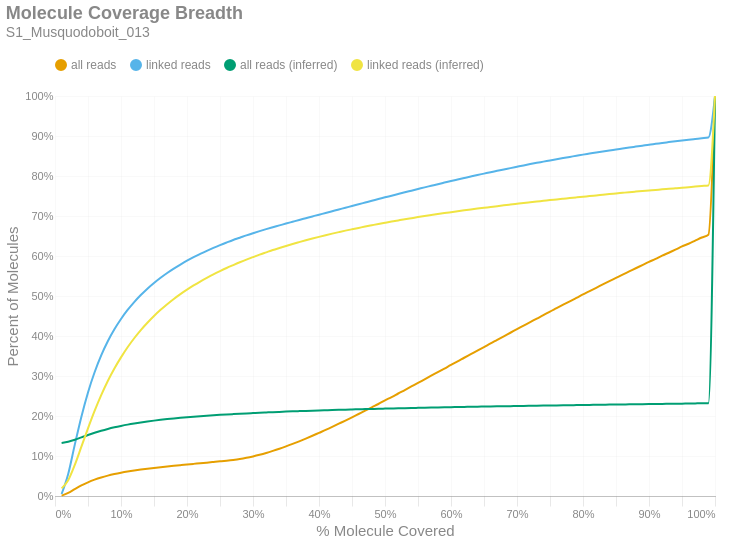

This figure's notebook cell:
### Markdown cell above
### Molecule Read Coverage
This chart shows molecule coverage breadth as computed by the number of bases aligned to that molecule. In other words, "*how much of each unique long molecule is actually sequenced/aligned?*" Keep in mind there is a distinction between sequences and alignments, since some sequences belonging to a particular molecule may not align well and wouldn't appear in the alignment data. This chart also shows molecule coverage breadth as computed by the *inferred fragment* from which the aligned sequences originate. Unlike read coverage, this calculation takes into account the total insert size, including unsequenced gaps between the forward and reverse reads. Like the previous figures, these are cumulative percents.

### Code cell
if SKIPLR:
    print_html(f"Skipped")
else:
    binned_df = consolidated_hist(valids['coverage_bp'], mask, 0.01, True)
    binned_df_inf = consolidated_hist(valids['coverage_inserts'], mask, 0.01, True)
    binned_df = binned_df.with_columns(pl.lit(binned_df_inf['all reads (cumsum)']).alias('all reads (inferred)'))
    binned_df = binned_df.with_columns(pl.lit(binned_df_inf['linked reads (cumsum)']).alias('linked reads (inferred)'))
    binned_df = binned_df.with_columns(
        (pl.col('bin').cast(pl.Float64) + 0.01).alias('right_edge')
    )

    with SafeRender(binned_df):
        (
            density_plot(binned_df, 'Molecule Coverage Breadth', samplename, 'molcov', ['all reads (inferred)','linked reads (inferred)'])
            .encode(
                #x=alt.X('bin:Q', title="% Molecule Covered").axis(format = '%').scale(padding=0),
                x=alt.X('right_edge:Q', title="% Molecule Covered").axis(format='%').scale(padding=0),
                y=alt.Y('value:Q', title='Percent of Molecules')
                    .axis(format='%')
                    .stack(False)
                    .scale(domainMin=0, padding=0),
                color=alt.Color("key:N").scale(domain = ["all reads", "linked reads", "all reads (inferred)", "linked reads (inferred)"]),
                tooltip = [
                    alt.Tooltip("key:N", title = "Data Type"),
                    alt.Tooltip("range_label:N", title="% Molecule Covered"),
                    alt.Tooltip("value:Q", format = ".2%", title="% Molecules")
                ]
            )
        ).display()

### Figure 1 — Vega-Lite specification as saved in the notebook (floating-point values rounded to 4 significant figures)
{"width": "container", "height": 400, "config": {"title": {"anchor": "start", "dy": -15, "fontSize": 18, "color": "#888888", "subtitleColor": "#888888", "subtitleFontSize": 14}, "arc": {"fill": "#0072B2"}, "axis": {"domainColor": "#888888", "domainWidth": 0.5, "gridWidth": 0.2, "grid": false, "titleFontWeight": 400, "titleFontSize": 15, "labelFontSize": 11, "labelColor": "#888888", "tickColor": "#888888", "tickWidth": 0.2, "titleColor": "#888888"}, "axisBand": {"grid": false}, "axisX": {"grid": true, "tickSize": 10, "domainCap": "round"}, "axisY": {"domain": false, "grid": true, "tickSize": 0, "domainCap": "round"}, "background": "transparent", "header": {"labelFontSize": 15, "labelColor": "#888888", "titleFontSize": 15, "titleFontWeight": 600, "titleColor": "#888888"}, "legend": {"labelFont": "sans-serif", "labelFontSize": 12, "labelColor": "#888888", "symbolSize": 100, "symbolType": "circle", "titleFontSize": 12, "titlePadding": 10, "titleColor": "#888888", "title": null, "orient": "top"}, "range": {"category": ["#E69F00", "#56B4E9", "#009E73", "#F0E442", "#0072B2", "#D55E00", "#CC79A7", "#000000"], "diverging": ["#cfe8f3", "#a2d4ec", "#73bfe2", "#46abdb", "#1696d2", "#12719e"]}, "area": {"fill": "#0072B2", "fillOpacity": 0.7, "line": true, "strokeOpacity": 0.7}, "line": {"color": "#0072B2", "stroke": "#0072B2", "strokeWidth": 2}, "trail": {"color": "#0072B2", "stroke": "#0072B2", "strokeWidth": 0, "size": 1}, "point": {"filled": true, "fillOpacity": 1.0, "size": 95}, "text": {"color": "#888888", "fontSize": 11, "align": "right", "fontWeight": 400, "size": 11}, "bar": {"fill": "#0072B2", "stroke": null}, "view": {"stroke": null, "continuousWidth": 660, "continuousHeight": 400}}, "data": {"name": "data-3eaf38c75ed10bd56eba328ffbf84cd6"}, "mark": {"type": "line", "interpolate": "monotone", "point": {"opacity": 0, "size": 275}}, "encoding": {"color": {"field": "key", "scale": {"domain": ["all reads", "linked reads", "all reads (inferred)", "linked reads (inferred)"]}, "type": "nominal"}, "tooltip": [{"field": "key", "title": "Data Type", "type": "nominal"}, {"field": "range_label", "title": "% Molecule Covered", "type": "nominal"}, {"field": "value", "format": ".2%", "title": "% Molecules", "type": "quantitative"}], "x": {"axis": {"format": "%"}, "field": "right_edge", "scale": {"padding": 0}, "title": "% Molecule Covered", "type": "quantitative"}, "y": {"axis": {"format": "%"}, "field": "value", "scale": {"domainMin": 0, "padding": 0}, "stack": false, "title": "Percent of Molecules", "type": "quantitative"}}, "params": [{"name": "param_c36ac31b6afebe62", "select": {"type": "point", "fields": ["key"]}, "bind": "legend"}], "title": {"text": "Molecule Coverage Breadth", "subtitle": "S1_Musquodoboit_013"}, "transform": [{"fold": ["all reads (cumsum)", "linked reads (cumsum)", "all reads (inferred)", "linked reads (inferred)"]}, {"calculate": "replace(datum.key, ' (cumsum)', '')", "as": "key"}, {"filter": {"param": "param_c36ac31b6afebe62"}}], "usermeta": {"embedOptions": {"downloadFileName": "S1_Musquodoboit_013.molcov"}}, "$schema": "https://vega.github.io/schema/vega-lite/v6.1.0.json", "datasets": {"data-3eaf38c75ed10bd56eba328ffbf84cd6": [{"bin": "0.0", "interval": "0.0-0.01", "all reads": 0.0009416, "linked reads": 0.004993, "all reads (cumsum)": 0.0009416, "linked reads (cumsum)": 0.004993, "range_label": "0.0-0.01", "all reads (inferred)": 0.1327, "linked reads (inferred)": 0.01905, "right_edge": 0.01}, {"bin": "0.01", "interval": "0.01-0.02", "all reads": 0.006722, "linked reads": 0.05011, "all reads (cumsum)": 0.007664, "linked reads (cumsum)": 0.05511, "range_label": "0.01-0.02", "all reads (inferred)": 0.1356, "linked reads (inferred)": 0.03942, "right_edge": 0.02}, {"bin": "0.02", "interval": "0.02-0.03", "all reads": 0.009578, "linked reads": 0.07338, "all reads (cumsum)": 0.01724, "linked reads (cumsum)": 0.1285, "range_label": "0.02-0.03", "all reads (inferred)": 0.1406, "linked reads (inferred)": 0.07778, "right_edge": 0.03}, {"bin": "0.03", "interval": "0.03-0.04", "all reads": 0.00911, "linked reads": 0.06987, "all reads (cumsum)": 0.02635, "linked reads (cumsum)": 0.1984, "range_label": "0.03-0.04", "all reads (inferred)": 0.1466, "linked reads (inferred)": 0.1234, "right_edge": 0.04}, {"bin": "0.04", "interval": "0.04-0.05", "all reads": 0.007869, "linked reads": 0.06059, "all reads (cumsum)": 0.03422, "linked reads (cumsum)": 0.259, "range_label": "0.04-0.05", "all reads (inferred)": 0.1525, "linked reads (inferred)": 0.1693, "right_edge": 0.05}, {"bin": "0.05", "interval": "0.05-0.06", "all reads": 0.006584, "linked reads": 0.05041, "all reads (cumsum)": 0.04081, "linked reads (cumsum)": 0.3094, "range_label": "0.05-0.06", "all reads (inferred)": 0.1581, "linked reads (inferred)": 0.2128, "right_edge": 0.06}, {"bin": "0.06", "interval": "0.06-0.07", "all reads": 0.005478, "linked reads": 0.04213, "all reads (cumsum)": 0.04628, "linked reads (cumsum)": 0.3515, "range_label": "0.06-0.07", "all reads (inferred)": 0.1632, "linked reads (inferred)": 0.2522, "right_edge": 0.07}, {"bin": "0.07", "interval": "0.07-0.08", "all reads": 0.004599, "linked reads": 0.03534, "all reads (cumsum)": 0.05088, "linked reads (cumsum)": 0.3868, "range_label": "0.07-0.08", "all reads (inferred)": 0.1677, "linked reads (inferred)": 0.2876, "right_edge": 0.08}, {"bin": "0.08", "interval": "0.08-0.09", "all reads": 0.003908, "linked reads": 0.02992, "all reads (cumsum)": 0.05479, "linked reads (cumsum)": 0.4168, "range_label": "0.08-0.09", "all reads (inferred)": 0.1717, "linked reads (inferred)": 0.3188, "right_edge": 0.09}, {"bin": "0.09", "interval": "0.09-0.1", "all reads": 0.003387, "linked reads": 0.02572, "all reads (cumsum)": 0.05818, "linked reads (cumsum)": 0.4425, "range_label": "0.09-0.1", "all reads (inferred)": 0.1752, "linked reads (inferred)": 0.3465, "right_edge": 0.1}, {"bin": "0.1", "interval": "0.1-0.11", "all reads": 0.002995, "linked reads": 0.02259, "all reads (cumsum)": 0.06117, "linked reads (cumsum)": 0.4651, "range_label": "0.1-0.11", "all reads (inferred)": 0.1785, "linked reads (inferred)": 0.3718, "right_edge": 0.11}, {"bin": "0.11", "interval": "0.11-0.12", "all reads": 0.002639, "linked reads": 0.01978, "all reads (cumsum)": 0.06381, "linked reads (cumsum)": 0.4849, "range_label": "0.11-0.12", "all reads (inferred)": 0.1813, "linked reads (inferred)": 0.3943, "right_edge": 0.12}, {"bin": "0.12", "interval": "0.12-0.13", "all reads": 0.002335, "linked reads": 0.0175, "all reads (cumsum)": 0.06615, "linked reads (cumsum)": 0.5024, "range_label": "0.12-0.13", "all reads (inferred)": 0.1839, "linked reads (inferred)": 0.4147, "right_edge": 0.13}, {"bin": "0.13", "interval": "0.13-0.14", "all reads": 0.002155, "linked reads": 0.01599, "all reads (cumsum)": 0.0683, "linked reads (cumsum)": 0.5183, "range_label": "0.13-0.14", "all reads (inferred)": 0.1863, "linked reads (inferred)": 0.433, "right_edge": 0.14}, {"bin": "0.14", "interval": "0.14-0.15", "all reads": 0.001973, "linked reads": 0.01428, "all reads (cumsum)": 0.07027, "linked reads (cumsum)": 0.5326, "range_label": "0.14-0.15", "all reads (inferred)": 0.1885, "linked reads (inferred)": 0.45, "right_edge": 0.15}, {"bin": "0.15", "interval": "0.15-0.16", "all reads": 0.001835, "linked reads": 0.01301, "all reads (cumsum)": 0.07211, "linked reads (cumsum)": 0.5456, "range_label": "0.15-0.16", "all reads (inferred)": 0.1904, "linked reads (inferred)": 0.4654, "right_edge": 0.16}, {"bin": "0.16", "interval": "0.16-0.17", "all reads": 0.001747, "linked reads": 0.01196, "all reads (cumsum)": 0.07386, "linked reads (cumsum)": 0.5576, "range_label": "0.16-0.17", "all reads (inferred)": 0.1922, "linked reads (inferred)": 0.4795, "right_edge": 0.17}, {"bin": "0.17", "interval": "0.17-0.18", "all reads": 0.001678, "linked reads": 0.01097, "all reads (cumsum)": 0.07553, "linked reads (cumsum)": 0.5686, "range_label": "0.17-0.18", "all reads (inferred)": 0.1939, "linked reads (inferred)": 0.4926, "right_edge": 0.18}, {"bin": "0.18", "interval": "0.18-0.19", "all reads": 0.001625, "linked reads": 0.01014, "all reads (cumsum)": 0.07716, "linked reads (cumsum)": 0.5787, "range_label": "0.18-0.19", "all reads (inferred)": 0.1955, "linked reads (inferred)": 0.5048, "right_edge": 0.19}, {"bin": "0.19", "interval": "0.19-0.2", "all reads": 0.001603, "linked reads": 0.009582, "all reads (cumsum)": 0.07876, "linked reads (cumsum)": 0.5883, "range_label": "0.19-0.2", "all reads (inferred)": 0.1969, "linked reads (inferred)": 0.5159, "right_edge": 0.2}, {"bin": "0.2", "interval": "0.2-0.21", "all reads": 0.001548, "linked reads": 0.008815, "all reads (cumsum)": 0.08031, "linked reads (cumsum)": 0.5971, "range_label": "0.2-0.21", "all reads (inferred)": 0.1982, "linked reads (inferred)": 0.5264, "right_edge": 0.21}, {"bin": "0.21", "interval": "0.21-0.22", "all reads": 0.001523, "linked reads": 0.00807, "all reads (cumsum)": 0.08183, "linked reads (cumsum)": 0.6052, "range_label": "0.21-0.22", "all reads (inferred)": 0.1995, "linked reads (inferred)": 0.5362, "right_edge": 0.22}, {"bin": "0.22", "interval": "0.22-0.23", "all reads": 0.001573, "linked reads": 0.007728, "all reads (cumsum)": 0.08341, "linked reads (cumsum)": 0.6129, "range_label": "0.22-0.23", "all reads (inferred)": 0.2007, "linked reads (inferred)": 0.5452, "right_edge": 0.23}, {"bin": "0.23", "interval": "0.23-0.24", "all reads": 0.001599, "linked reads": 0.007318, "all reads (cumsum)": 0.08501, "linked reads (cumsum)": 0.6202, "range_label": "0.23-0.24", "all reads (inferred)": 0.2018, "linked reads (inferred)": 0.554, "right_edge": 0.24}, {"bin": "0.24", "interval": "0.24-0.25", "all reads": 0.001608, "linked reads": 0.00691, "all reads (cumsum)": 0.08661, "linked reads (cumsum)": 0.6271, "range_label": "0.24-0.25", "all reads (inferred)": 0.2028, "linked reads (inferred)": 0.5621, "right_edge": 0.25}, {"bin": "0.25", "interval": "0.25-0.26", "all reads": 0.001665, "linked reads": 0.006561, "all reads (cumsum)": 0.08828, "linked reads (cumsum)": 0.6337, "range_label": "0.25-0.26", "all reads (inferred)": 0.2038, "linked reads (inferred)": 0.5699, "right_edge": 0.26}, {"bin": "0.26", "interval": "0.26-0.27", "all reads": 0.001895, "linked reads": 0.006331, "all reads (cumsum)": 0.09017, "linked reads (cumsum)": 0.64, "range_label": "0.26-0.27", "all reads (inferred)": 0.2048, "linked reads (inferred)": 0.5772, "right_edge": 0.27}, {"bin": "0.27", "interval": "0.27-0.28", "all reads": 0.00229, "linked reads": 0.005711, "all reads (cumsum)": 0.09246, "linked reads (cumsum)": 0.6457, "range_label": "0.27-0.28", "all reads (inferred)": 0.2057, "linked reads (inferred)": 0.5843, "right_edge": 0.28}, {"bin": "0.28", "interval": "0.28-0.29", "all reads": 0.002946, "linked reads": 0.005785, "all reads (cumsum)": 0.09541, "linked reads (cumsum)": 0.6515, "range_label": "0.28-0.29", "all reads (inferred)": 0.2065, "linked reads (inferred)": 0.5911, "right_edge": 0.29}, {"bin": "0.29", "interval": "0.29-0.3", "all reads": 0.003569, "linked reads": 0.005424, "all reads (cumsum)": 0.09898, "linked reads (cumsum)": 0.6569, "range_label": "0.29-0.3", "all reads (inferred)": 0.2073, "linked reads (inferred)": 0.5973, "right_edge": 0.3}, {"bin": "0.3", "interval": "0.3-0.31", "all reads": 0.004109, "linked reads": 0.005205, "all reads (cumsum)": 0.1031, "linked reads (cumsum)": 0.6621, "range_label": "0.3-0.31", "all reads (inferred)": 0.2081, "linked reads (inferred)": 0.6034, "right_edge": 0.31}, {"bin": "0.31", "interval": "0.31-0.32", "all reads": 0.004612, "linked reads": 0.005025, "all reads (cumsum)": 0.1077, "linked reads (cumsum)": 0.6672, "range_label": "0.31-0.32", "all reads (inferred)": 0.2089, "linked reads (inferred)": 0.6092, "right_edge": 0.32}, {"bin": "0.32", "interval": "0.32-0.33", "all reads": 0.005109, "linked reads": 0.004711, "all reads (cumsum)": 0.1128, "linked reads (cumsum)": 0.6719, "range_label": "0.32-0.33", "all reads (inferred)": 0.2096, "linked reads (inferred)": 0.6148, "right_edge": 0.33}, {"bin": "0.33", "interval": "0.33-0.34", "all reads": 0.00544, "linked reads": 0.004598, "all reads (cumsum)": 0.1182, "linked reads (cumsum)": 0.6765, "range_label": "0.33-0.34", "all reads (inferred)": 0.2103, "linked reads (inferred)": 0.6201, "right_edge": 0.34}, {"bin": "0.34", "interval": "0.34-0.35", "all reads": 0.005818, "linked reads": 0.004681, "all reads (cumsum)": 0.1241, "linked reads (cumsum)": 0.6812, "range_label": "0.34-0.35", "all reads (inferred)": 0.211, "linked reads (inferred)": 0.6252, "right_edge": 0.35}, {"bin": "0.35", "interval": "0.35-0.36", "all reads": 0.00618, "linked reads": 0.00449, "all reads (cumsum)": 0.1302, "linked reads (cumsum)": 0.6857, "range_label": "0.35-0.36", "all reads (inferred)": 0.2116, "linked reads (inferred)": 0.6301, "right_edge": 0.36}, {"bin": "0.36", "interval": "0.36-0.37", "all reads": 0.006474, "linked reads": 0.004495, "all reads (cumsum)": 0.1367, "linked reads (cumsum)": 0.6901, "range_label": "0.36-0.37", "all reads (inferred)": 0.2122, "linked reads (inferred)": 0.6347, "right_edge": 0.37}, {"bin": "0.37", "interval": "0.37-0.38", "all reads": 0.006793, "linked reads": 0.004398, "all reads (cumsum)": 0.1435, "linked reads (cumsum)": 0.6945, "range_label": "0.37-0.38", "all reads (inferred)": 0.2128, "linked reads (inferred)": 0.6393, "right_edge": 0.38}, {"bin": "0.38", "interval": "0.38-0.39", "all reads": 0.007007, "linked reads": 0.004403, "all reads (cumsum)": 0.1505, "linked reads (cumsum)": 0.6989, "range_label": "0.38-0.39", "all reads (inferred)": 0.2134, "linked reads (inferred)": 0.6437, "right_edge": 0.39}, {"bin": "0.39", "interval": "0.39-0.4", "all reads": 0.007346, "linked reads": 0.004381, "all reads (cumsum)": 0.1579, "linked reads (cumsum)": 0.7033, "range_label": "0.39-0.4", "all reads (inferred)": 0.2139, "linked reads (inferred)": 0.6479, "right_edge": 0.4}, {"bin": "0.4", "interval": "0.4-0.41", "all reads": 0.007259, "linked reads": 0.004179, "all reads (cumsum)": 0.1651, "linked reads (cumsum)": 0.7075, "range_label": "0.4-0.41", "all reads (inferred)": 0.2144, "linked reads (inferred)": 0.6519, "right_edge": 0.41}, {"bin": "0.41", "interval": "0.41-0.42", "all reads": 0.00766, "linked reads": 0.0044, "all reads (cumsum)": 0.1728, "linked reads (cumsum)": 0.7119, "range_label": "0.41-0.42", "all reads (inferred)": 0.2149, "linked reads (inferred)": 0.6559, "right_edge": 0.42}, {"bin": "0.42", "interval": "0.42-0.43", "all reads": 0.007936, "linked reads": 0.004432, "all reads (cumsum)": 0.1807, "linked reads (cumsum)": 0.7163, "range_label": "0.42-0.43", "all reads (inferred)": 0.2154, "linked reads (inferred)": 0.6597, "right_edge": 0.43}, {"bin": "0.43", "interval": "0.43-0.44", "all reads": 0.007893, "linked reads": 0.004243, "all reads (cumsum)": 0.1886, "linked reads (cumsum)": 0.7206, "range_label": "0.43-0.44", "all reads (inferred)": 0.2159, "linked reads (inferred)": 0.6634, "right_edge": 0.44}, {"bin": "0.44", "interval": "0.44-0.45", "all reads": 0.008124, "linked reads": 0.00448, "all reads (cumsum)": 0.1967, "linked reads (cumsum)": 0.7251, "range_label": "0.44-0.45", "all reads (inferred)": 0.2164, "linked reads (inferred)": 0.6668, "right_edge": 0.45}, {"bin": "0.45", "interval": "0.45-0.46", "all reads": 0.008288, "linked reads": 0.00425, "all reads (cumsum)": 0.205, "linked reads (cumsum)": 0.7293, "range_label": "0.45-0.46", "all reads (inferred)": 0.2168, "linked reads (inferred)": 0.6702, "right_edge": 0.46}, {"bin": "0.46", "interval": "0.46-0.47", "all reads": 0.008283, "linked reads": 0.004361, "all reads (cumsum)": 0.2133, "linked reads (cumsum)": 0.7337, "range_label": "0.46-0.47", "all reads (inferred)": 0.2173, "linked reads (inferred)": 0.6736, "right_edge": 0.47}, {"bin": "0.47", "interval": "0.47-0.48", "all reads": 0.008509, "linked reads": 0.004359, "all reads (cumsum)": 0.2218, "linked reads (cumsum)": 0.738, "range_label": "0.47-0.48", "all reads (inferred)": 0.2177, "linked reads (inferred)": 0.6768, "right_edge": 0.48}, {"bin": "0.48", "interval": "0.48-0.49", "all reads": 0.008161, "linked reads": 0.004243, "all reads (cumsum)": 0.23, "linked reads (cumsum)": 0.7423, "range_label": "0.48-0.49", "all reads (inferred)": 0.2181, "linked reads (inferred)": 0.6801, "right_edge": 0.49}, {"bin": "0.49", "interval": "0.49-0.5", "all reads": 0.00922, "linked reads": 0.004407, "all reads (cumsum)": 0.2392, "linked reads (cumsum)": 0.7467, "range_label": "0.49-0.5", "all reads (inferred)": 0.2185, "linked reads (inferred)": 0.6832, "right_edge": 0.5}, {"bin": "0.5", "interval": "0.5-0.51", "all reads": 0.007933, "linked reads": 0.00412, "all reads (cumsum)": 0.2471, "linked reads (cumsum)": 0.7508, "range_label": "0.5-0.51", "all reads (inferred)": 0.2189, "linked reads (inferred)": 0.6862, "right_edge": 0.51}, {"bin": "0.51", "interval": "0.51-0.52", "all reads": 0.009112, "linked reads": 0.004264, "all reads (cumsum)": 0.2562, "linked reads (cumsum)": 0.7551, "range_label": "0.51-0.52", "all reads (inferred)": 0.2193, "linked reads (inferred)": 0.689, "right_edge": 0.52}, {"bin": "0.52", "interval": "0.52-0.53", "all reads": 0.008684, "linked reads": 0.004207, "all reads (cumsum)": 0.2649, "linked reads (cumsum)": 0.7593, "range_label": "0.52-0.53", "all reads (inferred)": 0.2197, "linked reads (inferred)": 0.6919, "right_edge": 0.53}, {"bin": "0.53", "interval": "0.53-0.54", "all reads": 0.008938, "linked reads": 0.004064, "all reads (cumsum)": 0.2739, "linked reads (cumsum)": 0.7633, "range_label": "0.53-0.54", "all reads (inferred)": 0.22, "linked reads (inferred)": 0.6946, "right_edge": 0.54}, {"bin": "0.54", "interval": "0.54-0.55", "all reads": 0.008765, "linked reads": 0.00409, "all reads (cumsum)": 0.2826, "linked reads (cumsum)": 0.7674, "range_label": "0.54-0.55", "all reads (inferred)": 0.2204, "linked reads (inferred)": 0.6973, "right_edge": 0.55}, {"bin": "0.55", "interval": "0.55-0.56", "all reads": 0.00907, "linked reads": 0.004125, "all reads (cumsum)": 0.2917, "linked reads (cumsum)": 0.7716, "range_label": "0.55-0.56", "all reads (inferred)": 0.2207, "linked reads (inferred)": 0.6999, "right_edge": 0.56}, {"bin": "0.56", "interval": "0.56-0.57", "all reads": 0.008987, "linked reads": 0.004022, "all reads (cumsum)": 0.3007, "linked reads (cumsum)": 0.7756, "range_label": "0.56-0.57", "all reads (inferred)": 0.2211, "linked reads (inferred)": 0.7024, "right_edge": 0.57}, {"bin": "0.57", "interval": "0.57-0.58", "all reads": 0.008882, "linked reads": 0.004041, "all reads (cumsum)": 0.3096, "linked reads (cumsum)": 0.7796, "range_label": "0.57-0.58", "all reads (inferred)": 0.2214, "linked reads (inferred)": 0.7049, "right_edge": 0.58}, {"bin": "0.58", "interval": "0.58-0.59", "all reads": 0.008998, "linked reads": 0.00392, "all reads (cumsum)": 0.3186, "linked reads (cumsum)": 0.7835, "range_label": "0.58-0.59", "all reads (inferred)": 0.2217, "linked reads (inferred)": 0.7073, "right_edge": 0.59}, {"bin": "0.59", "interval": "0.59-0.6", "all reads": 0.009135, "linked reads": 0.003936, "all reads (cumsum)": 0.3277, "linked reads (cumsum)": 0.7875, "range_label": "0.59-0.6", "all reads (inferred)": 0.2221, "linked reads (inferred)": 0.7096, "right_edge": 0.6}, {"bin": "0.6", "interval": "0.6-0.61", "all reads": 0.008767, "linked reads": 0.003774, "all reads (cumsum)": 0.3365, "linked reads (cumsum)": 0.7912, "range_label": "0.6-0.61", "all reads (inferred)": 0.2224, "linked reads (inferred)": 0.7119, "right_edge": 0.61}, {"bin": "0.61", "interval": "0.61-0.62", "all reads": 0.009155, "linked reads": 0.003754, "all reads (cumsum)": 0.3456, "linked reads (cumsum)": 0.795, "range_label": "0.61-0.62", "all reads (inferred)": 0.2227, "linked reads (inferred)": 0.7141, "right_edge": 0.62}, {"bin": "0.62", "interval": "0.62-0.63", "all reads": 0.008916, "linked reads": 0.00374, "all reads (cumsum)": 0.3545, "linked reads (cumsum)": 0.7987, "range_label": "0.62-0.63", "all reads (inferred)": 0.223, "linked reads (inferred)": 0.7163, "right_edge": 0.63}, {"bin": "0.63", "interval": "0.63-0.64", "all reads": 0.008977, "linked reads": 0.003684, "all reads (cumsum)": 0.3635, "linked reads (cumsum)": 0.8024, "range_label": "0.63-0.64", "all reads (inferred)": 0.2233, "linked reads (inferred)": 0.7185, "right_edge": 0.64}, {"bin": "0.64", "interval": "0.64-0.65", "all reads": 0.008856, "linked reads": 0.003535, "all reads (cumsum)": 0.3724, "linked reads (cumsum)": 0.806, "range_label": "0.64-0.65", "all reads (inferred)": 0.2236, "linked reads (inferred)": 0.7206, "right_edge": 0.65}, {"bin": "0.65", "interval": "0.65-0.66", "all reads": 0.009203, "linked reads": 0.003555, "all reads (cumsum)": 0.3816, "linked reads (cumsum)": 0.8095, "range_label": "0.65-0.66", "all reads (inferred)": 0.2238, "linked reads (inferred)": 0.7226, "right_edge": 0.66}, {"bin": "0.66", "interval": "0.66-0.67", "all reads": 0.008775, "linked reads": 0.003426, "all reads (cumsum)": 0.3904, "linked reads (cumsum)": 0.8129, "range_label": "0.66-0.67", "all reads (inferred)": 0.2241, "linked reads (inferred)": 0.7247, "right_edge": 0.67}, {"bin": "0.67", "interval": "0.67-0.68", "all reads": 0.008988, "linked reads": 0.003504, "all reads (cumsum)": 0.3993, "linked reads (cumsum)": 0.8164, "range_label": "0.67-0.68", "all reads (inferred)": 0.2244, "linked reads (inferred)": 0.7267, "right_edge": 0.68}, {"bin": "0.68", "interval": "0.68-0.69", "all reads": 0.008772, "linked reads": 0.00326, "all reads (cumsum)": 0.4081, "linked reads (cumsum)": 0.8197, "range_label": "0.68-0.69", "all reads (inferred)": 0.2247, "linked reads (inferred)": 0.7286, "right_edge": 0.69}, {"bin": "0.69", "interval": "0.69-0.7", "all reads": 0.009068, "linked reads": 0.003394, "all reads (cumsum)": 0.4172, "linked reads (cumsum)": 0.8231, "range_label": "0.69-0.7", "all reads (inferred)": 0.2249, "linked reads (inferred)": 0.7305, "right_edge": 0.7}, {"bin": "0.7", "interval": "0.7-0.71", "all reads": 0.008721, "linked reads": 0.003389, "all reads (cumsum)": 0.4259, "linked reads (cumsum)": 0.8265, "range_label": "0.7-0.71", "all reads (inferred)": 0.2252, "linked reads (inferred)": 0.7324, "right_edge": 0.71}, {"bin": "0.71", "interval": "0.71-0.72", "all reads": 0.008693, "linked reads": 0.003272, "all reads (cumsum)": 0.4346, "linked reads (cumsum)": 0.8298, "range_label": "0.71-0.72", "all reads (inferred)": 0.2255, "linked reads (inferred)": 0.7343, "right_edge": 0.72}, {"bin": "0.72", "interval": "0.72-0.73", "all reads": 0.008895, "linked reads": 0.003156, "all reads (cumsum)": 0.4435, "linked reads (cumsum)": 0.8329, "range_label": "0.72-0.73", "all reads (inferred)": 0.2257, "linked reads (inferred)": 0.7362, "right_edge": 0.73}, {"bin": "0.73", "interval": "0.73-0.74", "all reads": 0.008597, "linked reads": 0.003004, "all reads (cumsum)": 0.4521, "linked reads (cumsum)": 0.8359, "range_label": "0.73-0.74", "all reads (inferred)": 0.226, "linked reads (inferred)": 0.7379, "right_edge": 0.74}, {"bin": "0.74", "interval": "0.74-0.75", "all reads": 0.009117, "linked reads": 0.003084, "all reads (cumsum)": 0.4612, "linked reads (cumsum)": 0.839, "range_label": "0.74-0.75", "all reads (inferred)": 0.2263, "linked reads (inferred)": 0.7398, "right_edge": 0.75}, {"bin": "0.75", "interval": "0.75-0.76", "all reads": 0.008367, "linked reads": 0.002997, "all reads (cumsum)": 0.4696, "linked reads (cumsum)": 0.842, "range_label": "0.75-0.76", "all reads (inferred)": 0.2265, "linked reads (inferred)": 0.7414, "right_edge": 0.76}, {"bin": "0.76", "interval": "0.76-0.77", "all reads": 0.008638, "linked reads": 0.002902, "all reads (cumsum)": 0.4782, "linked reads (cumsum)": 0.8449, "range_label": "0.76-0.77", "all reads (inferred)": 0.2267, "linked reads (inferred)": 0.7431, "right_edge": 0.77}, {"bin": "0.77", "interval": "0.77-0.78", "all reads": 0.008534, "linked reads": 0.002857, "all reads (cumsum)": 0.4867, "linked reads (cumsum)": 0.8478, "range_label": "0.77-0.78", "all reads (inferred)": 0.227, "linked reads (inferred)": 0.7449, "right_edge": 0.78}, {"bin": "0.78", "interval": "0.78-0.79", "all reads": 0.008477, "linked reads": 0.002803, "all reads (cumsum)": 0.4952, "linked reads (cumsum)": 0.8506, "range_label": "0.78-0.79", "all reads (inferred)": 0.2272, "linked reads (inferred)": 0.7466, "right_edge": 0.79}, {"bin": "0.79", "interval": "0.79-0.8", "all reads": 0.008897, "linked reads": 0.002899, "all reads (cumsum)": 0.5041, "linked reads (cumsum)": 0.8535, "range_label": "0.79-0.8", "all reads (inferred)": 0.2275, "linked reads (inferred)": 0.7482, "right_edge": 0.8}, {"bin": "0.8", "interval": "0.8-0.81", "all reads": 0.008101, "linked reads": 0.002619, "all reads (cumsum)": 0.5122, "linked reads (cumsum)": 0.8561, "range_label": "0.8-0.81", "all reads (inferred)": 0.2277, "linked reads (inferred)": 0.7498, "right_edge": 0.81}, {"bin": "0.81", "interval": "0.81-0.82", "all reads": 0.008275, "linked reads": 0.002674, "all reads (cumsum)": 0.5205, "linked reads (cumsum)": 0.8588, "range_label": "0.81-0.82", "all reads (inferred)": 0.228, "linked reads (inferred)": 0.7515, "right_edge": 0.82}, {"bin": "0.82", "interval": "0.82-0.83", "all reads": 0.008418, "linked reads": 0.002596, "all reads (cumsum)": 0.5289, "linked reads (cumsum)": 0.8614, "range_label": "0.82-0.83", "all reads (inferred)": 0.2282, "linked reads (inferred)": 0.7532, "right_edge": 0.83}, {"bin": "0.83", "interval": "0.83-0.84", "all reads": 0.008222, "linked reads": 0.002514, "all reads (cumsum)": 0.5371, "linked reads (cumsum)": 0.8639, "range_label": "0.83-0.84", "all reads (inferred)": 0.2284, "linked reads (inferred)": 0.7548, "right_edge": 0.84}, {"bin": "0.84", "interval": "0.84-0.85", "all reads": 0.008043, "linked reads": 0.002391, "all reads (cumsum)": 0.5452, "linked reads (cumsum)": 0.8663, "range_label": "0.84-0.85", "all reads (inferred)": 0.2287, "linked reads (inferred)": 0.7564, "right_edge": 0.85}, {"bin": "0.85", "interval": "0.85-0.86", "all reads": 0.008131, "linked reads": 0.002448, "all reads (cumsum)": 0.5533, "linked reads (cumsum)": 0.8687, "range_label": "0.85-0.86", "all reads (inferred)": 0.2289, "linked reads (inferred)": 0.758, "right_edge": 0.86}, {"bin": "0.86", "interval": "0.86-0.87", "all reads": 0.008018, "linked reads": 0.002426, "all reads (cumsum)": 0.5613, "linked reads (cumsum)": 0.8711, "range_label": "0.86-0.87", "all reads (inferred)": 0.2291, "linked reads (inferred)": 0.7595, "right_edge": 0.87}, {"bin": "0.87", "interval": "0.87-0.88", "all reads": 0.008064, "linked reads": 0.002382, "all reads (cumsum)": 0.5694, "linked reads (cumsum)": 0.8735, "range_label": "0.87-0.88", "all reads (inferred)": 0.2294, "linked reads (inferred)": 0.761, "right_edge": 0.88}, {"bin": "0.88", "interval": "0.88-0.89", "all reads": 0.007921, "linked reads": 0.002379, "all reads (cumsum)": 0.5773, "linked reads (cumsum)": 0.8759, "range_label": "0.88-0.89", "all reads (inferred)": 0.2296, "linked reads (inferred)": 0.7624, "right_edge": 0.89}, {"bin": "0.89", "interval": "0.89-0.9", "all reads": 0.007996, "linked reads": 0.002442, "all reads (cumsum)": 0.5853, "linked reads (cumsum)": 0.8783, "range_label": "0.89-0.9", "all reads (inferred)": 0.2298, "linked reads (inferred)": 0.7638, "right_edge": 0.9}, {"bin": "0.9", "interval": "0.9-0.91", "all reads": 0.007373, "linked reads": 0.0021, "all reads (cumsum)": 0.5927, "linked reads (cumsum)": 0.8804, "range_label": "0.9-0.91", "all reads (inferred)": 0.23, "linked reads (inferred)": 0.7652, "right_edge": 0.91}, {"bin": "0.91", "interval": "0.91-0.92", "all reads": 0.008382, "linked reads": 0.002183, "all reads (cumsum)": 0.6011, "linked reads (cumsum)": 0.8826, "range_label": "0.91-0.92", "all reads (inferred)": 0.2303, "linked reads (inferred)": 0.7667, "right_edge": 0.92}, {"bin": "0.92", "interval": "0.92-0.93", "all reads": 0.007003, "linked reads": 0.002095, "all reads (cumsum)": 0.6081, "linked reads (cumsum)": 0.8847, "range_label": "0.92-0.93", "all reads (inferred)": 0.2305, "linked reads (inferred)": 0.768, "right_edge": 0.93}, {"bin": "0.93", "interval": "0.93-0.94", "all reads": 0.007647, "linked reads": 0.002094, "all reads (cumsum)": 0.6157, "linked reads (cumsum)": 0.8868, "range_label": "0.93-0.94", "all reads (inferred)": 0.2307, "linked reads (inferred)": 0.7693, "right_edge": 0.94}, {"bin": "0.94", "interval": "0.94-0.95", "all reads": 0.008184, "linked reads": 0.00202, "all reads (cumsum)": 0.6239, "linked reads (cumsum)": 0.8888, "range_label": "0.94-0.95", "all reads (inferred)": 0.2309, "linked reads (inferred)": 0.7707, "right_edge": 0.95}, {"bin": "0.95", "interval": "0.95-0.96", "all reads": 0.00674, "linked reads": 0.001947, "all reads (cumsum)": 0.6306, "linked reads (cumsum)": 0.8908, "range_label": "0.95-0.96", "all reads (inferred)": 0.2313, "linked reads (inferred)": 0.7721, "right_edge": 0.96}, {"bin": "0.96", "interval": "0.96-0.97", "all reads": 0.007766, "linked reads": 0.001848, "all reads (cumsum)": 0.6384, "linked reads (cumsum)": 0.8926, "range_label": "0.96-0.97", "all reads (inferred)": 0.2315, "linked reads (inferred)": 0.7735, "right_edge": 0.97}, {"bin": "0.97", "interval": "0.97-0.98", "all reads": 0.007757, "linked reads": 0.001828, "all reads (cumsum)": 0.6462, "linked reads (cumsum)": 0.8944, "range_label": "0.97-0.98", "all reads (inferred)": 0.2317, "linked reads (inferred)": 0.7749, "right_edge": 0.98}, {"bin": "0.98", "interval": "0.98-0.99", "all reads": 0.006985, "linked reads": 0.001898, "all reads (cumsum)": 0.6531, "linked reads (cumsum)": 0.8963, "range_label": "0.98-0.99", "all reads (inferred)": 0.232, "linked reads (inferred)": 0.7764, "right_edge": 0.99}, {"bin": "0.99", "interval": "0.99-1.0", "all reads": 0.3469, "linked reads": 0.1037, "all reads (cumsum)": 1.0, "linked reads (cumsum)": 1.0, "range_label": "0.99-1.0", "all reads (inferred)": 1.0, "linked reads (inferred)": 1.0, "right_edge": 1.0}]}}
